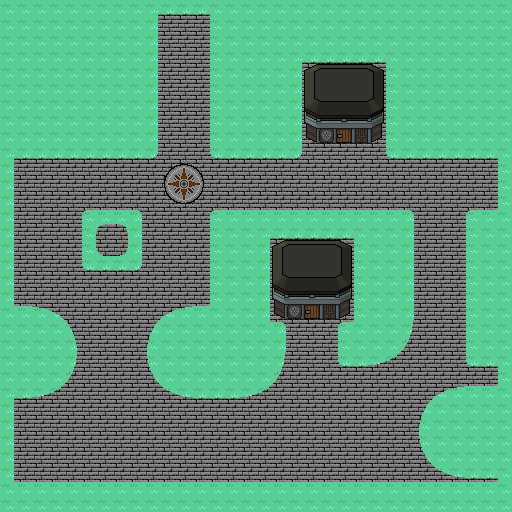

This game map was drawn from its Tiled (.tmx) file and the tilesets committed beside it. A one-line description and the full map source follow:
An orthogonal 32x32 tile map with 16x16 px tiles, 2 tile layers (Tile Layer 1, Buildings), 5 tilesets.

<map version="1.0" tiledversion="2017.07.25" orientation="orthogonal" renderorder="right-down" width="32" height="32" tilewidth="16" tileheight="16" nextobjectid="1">
 <tileset firstgid="1" name="Armory" tilewidth="16" tileheight="16" tilecount="25" columns="5">
  <image source="Game/Buildings/Armory/Armory.png" width="80" height="80" />
 </tileset>
 <tileset firstgid="26" name="Big_Curve" tilewidth="16" tileheight="16" tilecount="72" columns="6">
  <image source="Game/Tiles/Outside/Big_Curve/Big_Curve.png" width="96" height="192" />
 </tileset>
 <tileset firstgid="98" name="Compass" tilewidth="16" tileheight="16" tilecount="9" columns="3">
  <image source="Game/Tiles/Outside/True_Compass/Compass.png" width="48" height="48" />
 </tileset>
 <tileset firstgid="107" name="Stone_Brick_to_Grass" tilewidth="16" tileheight="16" tilecount="36" columns="6">
  <image source="Game/Tiles/Outside/Stone_Brick/Stone_Brick_to_Grass/Stone_Brick_to_Grass.png" width="96" height="96" />
 </tileset>
 <tileset firstgid="143" name="Plot_Holes" tilewidth="16" tileheight="16" tilecount="24" columns="4">
  <image source="Game/Tiles/Outside/Plot_Holes/Plot_Holes.png" width="64" height="96" />
 </tileset>
 <layer name="Tile Layer 1" width="32" height="32">
  <data encoding="csv">
117,117,117,117,117,117,117,117,117,142,123,123,123,140,117,117,117,117,117,117,117,117,117,117,117,117,117,117,117,117,117,117,
117,117,117,117,117,117,117,117,117,118,114,114,114,116,117,117,117,117,117,117,117,117,117,117,117,117,117,117,117,117,117,117,
117,117,117,117,117,117,117,117,117,118,114,114,114,116,117,117,117,117,117,117,117,117,117,117,117,117,117,117,117,117,117,117,
117,117,117,117,117,117,117,117,117,118,114,114,114,116,117,117,117,117,142,123,123,123,123,123,140,117,117,117,117,117,117,117,
117,117,117,117,117,117,117,117,117,118,114,114,114,116,117,117,117,117,118,114,114,114,114,114,116,117,117,117,117,117,117,117,
117,117,117,117,117,117,117,117,117,118,114,114,114,116,117,117,117,117,118,114,114,114,114,114,116,117,117,117,117,117,117,117,
117,117,117,117,117,117,117,117,117,118,114,114,114,116,117,117,117,117,118,114,114,114,114,114,116,117,117,117,117,117,117,117,
117,117,117,117,117,117,117,117,117,118,114,114,114,116,117,117,117,117,118,114,114,114,114,114,116,117,117,117,117,117,117,117,
117,117,117,117,117,117,117,117,117,118,114,114,114,116,117,117,117,117,118,114,114,114,114,114,116,117,117,117,117,117,117,117,
142,123,123,123,123,123,123,123,123,124,114,114,114,122,123,123,123,123,124,114,114,114,114,114,122,123,123,123,123,123,123,140,
118,114,114,114,114,114,114,114,114,114,98,99,100,114,114,114,114,114,114,114,114,114,114,114,114,114,114,114,114,114,114,116,
118,114,114,114,114,114,114,114,114,114,101,102,103,114,114,114,114,114,114,114,114,114,114,114,114,114,114,114,114,114,114,116,
118,114,114,114,114,114,114,114,114,114,104,105,106,114,114,114,114,114,114,114,114,114,114,114,114,114,114,114,114,114,114,116,
118,114,114,114,114,110,111,111,112,114,114,114,114,110,111,111,111,111,111,111,111,111,111,111,111,112,114,114,114,110,111,128,
118,114,114,114,114,116,159,160,118,114,114,114,114,116,117,117,142,123,123,123,123,123,140,117,117,118,114,114,114,116,117,117,
118,114,114,114,114,116,163,164,118,114,114,114,114,116,117,117,118,114,114,114,114,114,116,117,117,118,114,114,114,116,117,117,
118,114,114,114,114,122,123,123,124,114,114,114,114,116,117,117,118,114,114,114,114,114,116,117,117,118,114,114,114,116,117,117,
118,114,114,114,114,114,114,114,114,114,114,114,114,116,117,117,118,114,114,114,114,114,116,117,117,118,114,114,114,116,117,117,
118,114,114,114,114,114,114,114,114,114,114,114,114,116,117,117,118,114,114,114,114,114,116,117,117,118,114,114,114,116,117,117,
130,111,29,30,31,114,114,114,114,26,27,28,111,128,117,117,118,114,114,114,114,114,116,117,117,118,114,114,114,116,117,117,
117,117,35,36,37,114,114,114,114,32,33,34,117,117,117,117,130,112,114,114,114,110,128,47,48,49,114,114,114,116,117,117,
117,117,41,42,43,114,114,114,114,38,39,40,117,117,117,117,117,118,114,114,114,116,117,53,54,55,114,114,114,116,117,117,
117,117,47,48,49,114,114,114,114,44,45,46,117,117,117,47,48,49,114,114,114,122,123,59,60,61,114,114,114,122,123,140,
117,117,53,54,55,114,114,114,114,50,51,52,117,117,117,53,54,55,114,114,114,114,114,114,114,114,114,114,114,114,114,116,
142,123,59,60,61,114,114,114,114,56,57,58,123,123,123,59,60,61,114,114,114,114,114,114,114,114,26,27,28,111,111,128,
118,114,114,114,114,114,114,114,114,114,114,114,114,114,114,114,114,114,114,114,114,114,114,114,114,114,32,33,34,117,117,117,
118,114,114,114,114,114,114,114,114,114,114,114,114,114,114,114,114,114,114,114,114,114,114,114,114,114,38,39,40,117,117,117,
118,114,114,114,114,114,114,114,114,114,114,114,114,114,114,114,114,114,114,114,114,114,114,114,114,114,44,45,46,117,117,117,
118,114,114,114,114,114,114,114,114,114,114,114,114,114,114,114,114,114,114,114,114,114,114,114,114,114,50,51,52,117,117,117,
118,114,114,114,114,114,114,114,114,114,114,114,114,114,114,114,114,114,114,114,114,114,114,114,114,114,56,57,58,123,123,140,
130,111,111,111,111,111,111,111,111,111,111,111,111,111,111,111,111,111,111,111,111,111,111,111,111,111,111,111,111,111,111,128,
117,117,117,117,117,117,117,117,117,117,117,117,117,117,117,117,117,117,117,117,117,117,117,117,117,117,117,117,117,117,117,117
</data>
 </layer>
 <layer name="Buildings" width="32" height="32">
  <data encoding="csv">
0,0,0,0,0,0,0,0,0,0,0,0,0,0,0,0,0,0,0,0,0,0,0,0,0,0,0,0,0,0,0,0,
0,0,0,0,0,0,0,0,0,0,0,0,0,0,0,0,0,0,0,0,0,0,0,0,0,0,0,0,0,0,0,0,
0,0,0,0,0,0,0,0,0,0,0,0,0,0,0,0,0,0,0,0,0,0,0,0,0,0,0,0,0,0,0,0,
0,0,0,0,0,0,0,0,0,0,0,0,0,0,0,0,0,0,0,0,0,0,0,0,0,0,0,0,0,0,0,0,
0,0,0,0,0,0,0,0,0,0,0,0,0,0,0,0,0,0,0,1,2,3,4,5,0,0,0,0,0,0,0,0,
0,0,0,0,0,0,0,0,0,0,0,0,0,0,0,0,0,0,0,6,7,8,9,10,0,0,0,0,0,0,0,0,
0,0,0,0,0,0,0,0,0,0,0,0,0,0,0,0,0,0,0,11,12,13,14,15,0,0,0,0,0,0,0,0,
0,0,0,0,0,0,0,0,0,0,0,0,0,0,0,0,0,0,0,16,17,18,19,20,0,0,0,0,0,0,0,0,
0,0,0,0,0,0,0,0,0,0,0,0,0,0,0,0,0,0,0,21,22,23,24,25,0,0,0,0,0,0,0,0,
0,0,0,0,0,0,0,0,0,0,0,0,0,0,0,0,0,0,0,0,0,0,0,0,0,0,0,0,0,0,0,0,
0,0,0,0,0,0,0,0,0,0,0,0,0,0,0,0,0,0,0,0,0,0,0,0,0,0,0,0,0,0,0,0,
0,0,0,0,0,0,0,0,0,0,0,0,0,0,0,0,0,0,0,0,0,0,0,0,0,0,0,0,0,0,0,0,
0,0,0,0,0,0,0,0,0,0,0,0,0,0,0,0,0,0,0,0,0,0,0,0,0,0,0,0,0,0,0,0,
0,0,0,0,0,0,0,0,0,0,0,0,0,0,0,0,0,0,0,0,0,0,0,0,0,0,0,0,0,0,0,0,
0,0,0,0,0,0,0,0,0,0,0,0,0,0,0,0,0,0,0,0,0,0,0,0,0,0,0,0,0,0,0,0,
0,0,0,0,0,0,0,0,0,0,0,0,0,0,0,0,0,1,2,3,4,5,0,0,0,0,0,0,0,0,0,0,
0,0,0,0,0,0,0,0,0,0,0,0,0,0,0,0,0,6,7,8,9,10,0,0,0,0,0,0,0,0,0,0,
0,0,0,0,0,0,0,0,0,0,0,0,0,0,0,0,0,11,12,13,14,15,0,0,0,0,0,0,0,0,0,0,
0,0,0,0,0,0,0,0,0,0,0,0,0,0,0,0,0,16,17,18,19,20,0,0,0,0,0,0,0,0,0,0,
0,0,0,0,0,0,0,0,0,0,0,0,0,0,0,0,0,21,22,23,24,25,0,0,0,0,0,0,0,0,0,0,
0,0,0,0,0,0,0,0,0,0,0,0,0,0,0,0,0,0,0,0,0,0,0,0,0,0,0,0,0,0,0,0,
0,0,0,0,0,0,0,0,0,0,0,0,0,0,0,0,0,0,0,0,0,0,0,0,0,0,0,0,0,0,0,0,
0,0,0,0,0,0,0,0,0,0,0,0,0,0,0,0,0,0,0,0,0,0,0,0,0,0,0,0,0,0,0,0,
0,0,0,0,0,0,0,0,0,0,0,0,0,0,0,0,0,0,0,0,0,0,0,0,0,0,0,0,0,0,0,0,
0,0,0,0,0,0,0,0,0,0,0,0,0,0,0,0,0,0,0,0,0,0,0,0,0,0,0,0,0,0,0,0,
0,0,0,0,0,0,0,0,0,0,0,0,0,0,0,0,0,0,0,0,0,0,0,0,0,0,0,0,0,0,0,0,
0,0,0,0,0,0,0,0,0,0,0,0,0,0,0,0,0,0,0,0,0,0,0,0,0,0,0,0,0,0,0,0,
0,0,0,0,0,0,0,0,0,0,0,0,0,0,0,0,0,0,0,0,0,0,0,0,0,0,0,0,0,0,0,0,
0,0,0,0,0,0,0,0,0,0,0,0,0,0,0,0,0,0,0,0,0,0,0,0,0,0,0,0,0,0,0,0,
0,0,0,0,0,0,0,0,0,0,0,0,0,0,0,0,0,0,0,0,0,0,0,0,0,0,0,0,0,0,0,0,
0,0,0,0,0,0,0,0,0,0,0,0,0,0,0,0,0,0,0,0,0,0,0,0,0,0,0,0,0,0,0,0,
0,0,0,0,0,0,0,0,0,0,0,0,0,0,0,0,0,0,0,0,0,0,0,0,0,0,0,0,0,0,0,0
</data>
 </layer>
</map>
